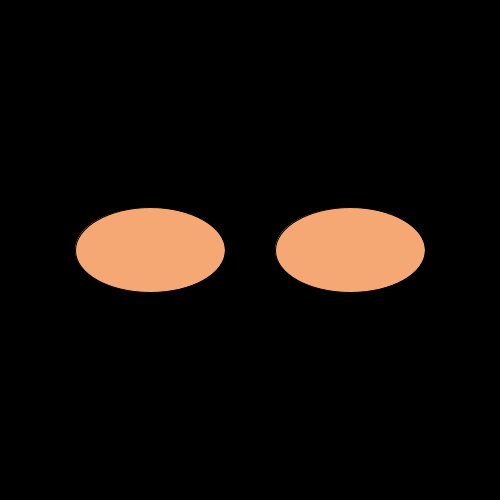
Frame 1 (no input)
Frame 60 (the mouse pressed at the canvas centre just before this capture): identical to frame 1, image omitted
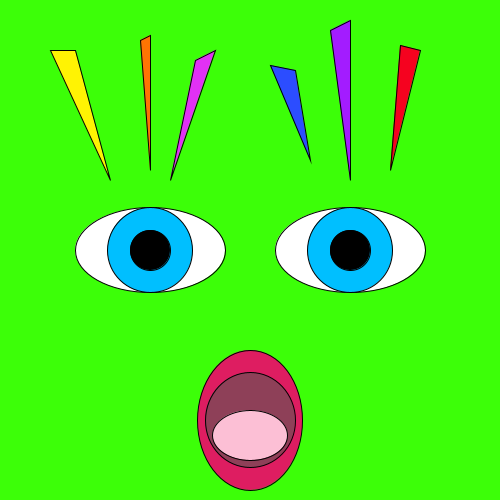
Frame 120 (the mouse held since frame 60 and released just before this capture)

The Processing sketch that drew these frames (run headless with seeded random() and noise(); from frame 60 on, the mouse is pressed at the canvas centre):

// Processing sketch: processing_150658
// ── processing_150658.pde

int counter;

void setup()  {
 size(500, 500);

}


void draw()   {
  
  if(mousePressed)  {
    background(#3CFF08);
    
    fill(#FFF303);
  triangle(50, 50, 75, 50, 110, 180); 
  
  fill(#FF7403);
  triangle(140, 40, 150, 35, 150, 170); 
  
  fill(#E131F5);
  triangle(195, 60, 215, 50, 170, 180); 
  
  fill(#2C4DFF);
  triangle(270, 65, 295, 70, 310, 160); 
  
  fill(#A31CFF);
  triangle(330, 30, 350, 20, 350, 180); 
  
  fill(#F5021F);
  triangle(400, 45, 420, 50, 390, 170); 
  
  
  
  fill(#DE1D61);
  ellipse(250, 420, 105, 140); 
 
  fill(#8E4058);
  ellipse(250, 420, 90, 95); 
  
  
  fill(#FCBFD5);
  ellipse(250, 435, 75, 50);
  
  
 stroke(0);
  fill(255);
  ellipse(150, 250, 150, 85);

stroke(0);
  fill(255);
  ellipse(350, 250, 150, 85);
  
  
 stroke(0); 
  fill(0, 191, 255);
  ellipse(150, 250, 85, 85);

stroke(0);
  fill(0, 191, 255);
  ellipse(350, 250, 85, 85);
  
  fill(0);
  ellipse(150, 250, 40, 40);
  
  fill(0);
  ellipse(350, 250, 40, 40);
  
 
  }  else  {
    background(0);
    
    stroke(0);
  fill(#F5A874);
  ellipse(150, 250, 150, 85);

stroke(0);
  fill(#F5A874);
  ellipse(350, 250, 150, 85);
   
}

}
